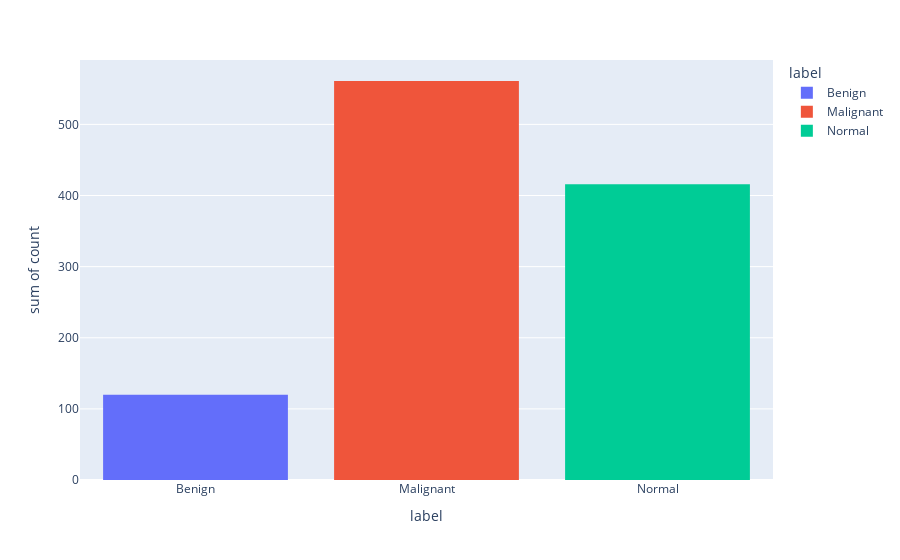

Notebook code cell kept with this figure:
### Code cell
# Create a DataFrame with the counts of each category
count_data = pd.DataFrame({
    "label": ["Benign", "Malignant", "Normal"],
    "count": [len(benign_images), len(malignant_images), len(normal_images)]
})

# Create histogram using Plotly Express
fig = px.histogram(data_frame=count_data, x="label", y="count", color="label")

# Show the histogram
fig.show()

### Figure 1 — Plotly figure (JSON) as saved in the notebook; plotly's stock layout.template omitted (floating-point values rounded to 4 significant figures)
{"data": [{"alignmentgroup": "True", "bingroup": "x", "histfunc": "sum", "hovertemplate": "label=%{x}<br>sum of count=%{y}<extra></extra>", "legendgroup": "Benign", "marker": {"color": "#636efa", "pattern": {"shape": ""}}, "name": "Benign", "offsetgroup": "Benign", "orientation": "v", "showlegend": true, "type": "histogram", "x": ["Benign"], "xaxis": "x", "y": [120], "yaxis": "y"}, {"alignmentgroup": "True", "bingroup": "x", "histfunc": "sum", "hovertemplate": "label=%{x}<br>sum of count=%{y}<extra></extra>", "legendgroup": "Malignant", "marker": {"color": "#EF553B", "pattern": {"shape": ""}}, "name": "Malignant", "offsetgroup": "Malignant", "orientation": "v", "showlegend": true, "type": "histogram", "x": ["Malignant"], "xaxis": "x", "y": [561], "yaxis": "y"}, {"alignmentgroup": "True", "bingroup": "x", "histfunc": "sum", "hovertemplate": "label=%{x}<br>sum of count=%{y}<extra></extra>", "legendgroup": "Normal", "marker": {"color": "#00cc96", "pattern": {"shape": ""}}, "name": "Normal", "offsetgroup": "Normal", "orientation": "v", "showlegend": true, "type": "histogram", "x": ["Normal"], "xaxis": "x", "y": [416], "yaxis": "y"}], "layout": {"barmode": "relative", "legend": {"title": {"text": "label"}, "tracegroupgap": 0}, "margin": {"t": 60}, "xaxis": {"anchor": "y", "categoryarray": ["Benign", "Malignant", "Normal"], "categoryorder": "array", "domain": [0, 1], "title": {"text": "label"}}, "yaxis": {"anchor": "x", "domain": [0, 1], "title": {"text": "sum of count"}}}}
